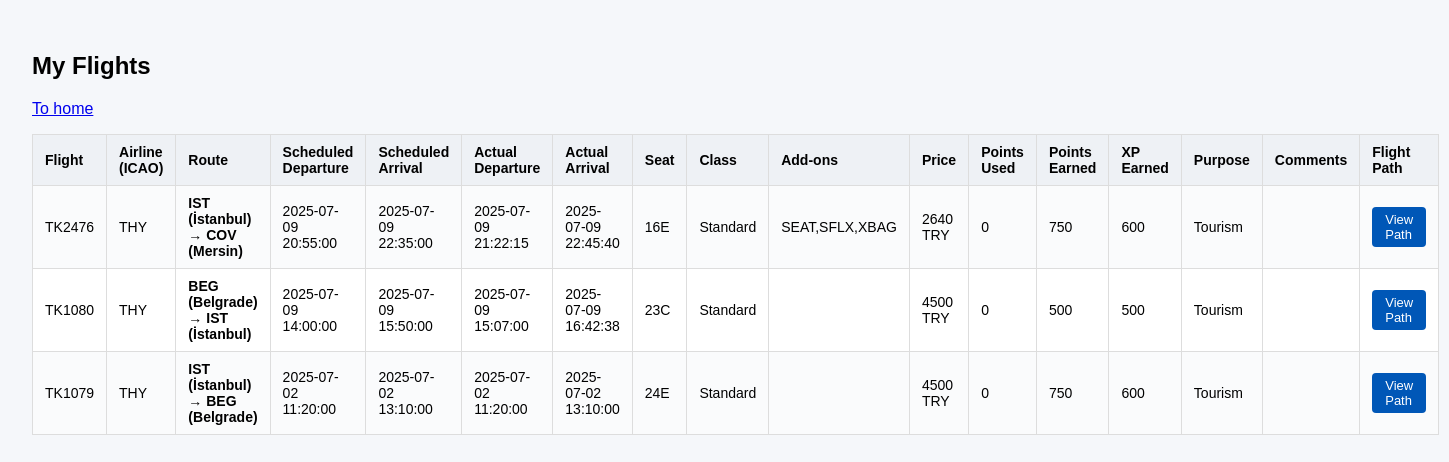
Page /project/user/tickets.php (signed in) on the committed database.
### tables this page shows
CREATE TABLE ticket (
  email varchar(50) NOT NULL,  
  flightNumber varchar(6) NOT NULL,  
  scheduledDeparture datetime NOT NULL,  
  seat varchar(3),  
  class varchar(50),  
  addOns varchar(100),  
  price int(11),  
  currency varchar(50),  
  ticketAirlineICAO varchar(3),  
  pointsUsed int(11),  
  pointsReceived int(11),  
  pointsReceivedXP int(11),  
  comments text,  
  purpose varchar(50),  
  PRIMARY KEY (email,flightNumber,scheduledDeparture),
  CONSTRAINT userBuysTicket FOREIGN KEY (email) REFERENCES user (email) ON DELETE CASCADE ON UPDATE CASCADE,
  CONSTRAINT ticketIsForFlight FOREIGN KEY (flightNumber,scheduledDeparture) REFERENCES flight (flightNumber, scheduledDeparture) ON UPDATE CASCADE
);

CREATE TABLE airport (
  latitude float(11) NOT NULL,  
  longitude float(11) NOT NULL,  
  codeICAO varchar(4) PRIMARY KEY NOT NULL,  
  codeIATA varchar(3),  
  runways varchar(100) NOT NULL,  
  pname varchar(100) NOT NULL,  
  city varchar(100) NOT NULL,  
  country varchar(2) NOT NULL,  
  avgAircraftToRunway int(11),  
  avgGateToAircraftByBus int(11)  
);

CREATE TABLE flight (
  aircraftRegistration varchar(8),  
  departedAirport varchar(6) NOT NULL,  
  arrivedAirport varchar(6) NOT NULL,  
  flightNumber varchar(6) NOT NULL,  
  scheduledDeparture datetime NOT NULL,  
  scheduledArrival datetime NOT NULL,  
  actualDeparture datetime NOT NULL,  
  actualArrival datetime NOT NULL,  
  PRIMARY KEY (flightNumber, scheduledDeparture),
  CONSTRAINT flightFliesFrom FOREIGN KEY (departedAirport) REFERENCES airport (codeICAO),
  CONSTRAINT flightFliesTo FOREIGN KEY (arrivedAirport) REFERENCES airport (codeICAO),
  CONSTRAINT flightUsesAircraft FOREIGN KEY (aircraftRegistration) REFERENCES aircraft (registration) ON UPDATE CASCADE
);

### project/user/tickets.php (the view, shortened to what this page needs)
<?php
$host   = "127.0.0.1";
$dbname = "flightdiary306";
$dbuser = "root";
$dbpass = "";
try {
    $pdo = new PDO("mysql:host=$host;dbname=$dbname;charset=utf8mb4", $dbuser, $dbpass);
    $pdo->setAttribute(PDO::ATTR_ERRMODE, PDO::ERRMODE_EXCEPTION);
    $stmt = $pdo->prepare("
        SELECT
            t.flightNumber,
            t.scheduledDeparture,
            t.seat,
            t.class,
            t.addOns,
            t.price,
            t.currency,
            t.ticketAirlineICAO,
            t.pointsUsed,
            t.pointsReceived,
            t.pointsReceivedXP,
            t.purpose,
            t.comments,
            dep.pname    AS depName,
            dep.city     AS depCity,
            dep.codeIATA AS depIATA,
            arr.pname    AS arrName,
            arr.city     AS arrCity,
            arr.codeIATA AS arrIATA,
            f.scheduledArrival,
            f.actualDeparture,
            f.actualArrival
        FROM ticket t
        JOIN user u      ON u.email             = t.email
        JOIN flight f    ON f.flightNumber       = t.flightNumber
                       AND f.scheduledDeparture  = t.scheduledDeparture
        JOIN airport dep ON dep.codeICAO         = f.departedAirport
        JOIN airport arr ON arr.codeICAO         = f.arrivedAirport
        WHERE u.username = ?
        ORDER BY t.scheduledDeparture DESC
    ");
    $stmt->execute([$_SESSION['username']]);
    $tickets = $stmt->fetchAll(PDO::FETCH_ASSOC);
} catch (PDOException $e) {
    $tickets = [];
    $error = "Could not load flights: " . $e->getMessage();
}
?>
<!DOCTYPE html>
<html lang="en">
<head>
</head>
<body>
<h2>My Flights</h2>
<p><a href="home.php">To home</a></p>
<?php if (!empty($error)): ?>
    <p class="error"><?php echo htmlspecialchars($error); ?></p>
<?php elseif (empty($tickets)): ?>
    <p>No flights logged yet.</p>
<?php else: ?>
<table>
    <tr>
        <th>Flight</th>
        <th>Airline (ICAO)</th>
        <th>Route</th>
        <th>Scheduled Departure</th>
        <th>Scheduled Arrival</th>
        <th>Actual Departure</th>
        <th>Actual Arrival</th>
        <th>Seat</th>
        <th>Class</th>
        <th>Add-ons</th>
        <th>Price</th>
        <th>Points Used</th>
        <th>Points Earned</th>
        <th>XP Earned</th>
        <th>Purpose</th>
        <th>Comments</th>
        <th>Flight Path</th>
    </tr>
    <?php foreach ($tickets as $t): ?>
    <tr>
        <td><?php echo htmlspecialchars($t['flightNumber']); ?></td>
        <td><?php echo htmlspecialchars($t['ticketAirlineICAO']); ?></td>
        <td class="route">
            <?php echo htmlspecialchars($t['depIATA'] . ' (' . $t['depCity'] . ')'); ?>
            &rarr;
            <?php echo htmlspecialchars($t['arrIATA'] . ' (' . $t['arrCity'] . ')'); ?>
        </td>
        <td><?php echo htmlspecialchars($t['scheduledDeparture']); ?></td>
        <td><?php echo htmlspecialchars($t['scheduledArrival']); ?></td>
        <td><?php echo htmlspecialchars($t['actualDeparture']); ?></td>
        <td><?php echo htmlspecialchars($t['actualArrival']); ?></td>
        <td><?php echo htmlspecialchars($t['seat']); ?></td>
        <td><?php echo htmlspecialchars($t['class']); ?></td>
        <td><?php echo htmlspecialchars($t['addOns']); ?></td>
        <td><?php echo $t['price'] ? htmlspecialchars($t['price'] . ' ' . $t['currency']) : '—'; ?></td>
        <td><?php echo htmlspecialchars($t['pointsUsed'] ?? '—'); ?></td>
        <td><?php echo htmlspecialchars($t['pointsReceived'] ?? '—'); ?></td>
        <td><?php echo htmlspecialchars($t['pointsReceivedXP'] ?? '—'); ?></td>
        <td><?php echo htmlspecialchars($t['purpose']); ?></td>
        <td><?php echo htmlspecialchars($t['comments']); ?></td>
        <td>
            <a class="btn-path"
               href="flight_path.php?flightNumber=<?php echo urlencode($t['flightNumber']); ?>&scheduledDeparture=<?php echo urlencode($t['scheduledDeparture']); ?>">
                View Path
            </a>
        </td>
    </tr>
    <?php endforeach; ?>
</table>
<?php endif; ?>
</body>
</html>

### project/user/tickets.php (style rules this page uses)
body { font-family: Arial, sans-serif; padding: 24px; background: #f5f7fa; }
table { border-collapse: collapse; width: 100%; margin-top: 16px; font-size: 14px; background: #fff; }
th, td { border: 1px solid #ddd; padding: 9px 12px; text-align: left; }
th { background: #eef1f5; }
tr:nth-child(even) { background: #fafbfc; }
.route { font-weight: bold; }
.btn-path { display: inline-block; background: #0057b7; color: #fff; border: none; padding: 5px 13px; border-radius: 4px; cursor: pointer; text-decoration: none; font-size: 13px; }

### rows in the picture
ticket: flightNumber "TK2476", ticketAirlineICAO "THY", airport.codeIATA+city "IST (İstanbul)", airport.codeIATA+city "COV (Mersin)", scheduledDeparture "2025-07-09 20:55:00", flight.scheduledArrival "2025-07-09 22:35:00", flight.actualDeparture "2025-07-09 21:22:15", flight.actualArrival "2025-07-09 22:45:40", seat "16E", class "Standard", addOns "SEAT,SFLX,XBAG", price+currency "2640 TRY", pointsUsed "0", pointsReceived "750", pointsReceivedXP "600", purpose "Tourism"
ticket: flightNumber "TK1080", ticketAirlineICAO "THY", airport.codeIATA+city "BEG (Belgrade)", airport.codeIATA+city "IST (İstanbul)", scheduledDeparture "2025-07-09 14:00:00", flight.scheduledArrival "2025-07-09 15:50:00", flight.actualDeparture "2025-07-09 15:07:00", flight.actualArrival "2025-07-09 16:42:38", seat "23C", class "Standard", price+currency "4500 TRY", pointsUsed "0", pointsReceived "500", pointsReceivedXP "500", purpose "Tourism"
ticket: flightNumber "TK1079", ticketAirlineICAO "THY", airport.codeIATA+city "IST (İstanbul)", airport.codeIATA+city "BEG (Belgrade)", scheduledDeparture "2025-07-02 11:20:00", flight.scheduledArrival "2025-07-02 13:10:00", flight.actualDeparture "2025-07-02 11:20:00", flight.actualArrival "2025-07-02 13:10:00", seat "24E", class "Standard", price+currency "4500 TRY", pointsUsed "0", pointsReceived "750", pointsReceivedXP "600", purpose "Tourism"
